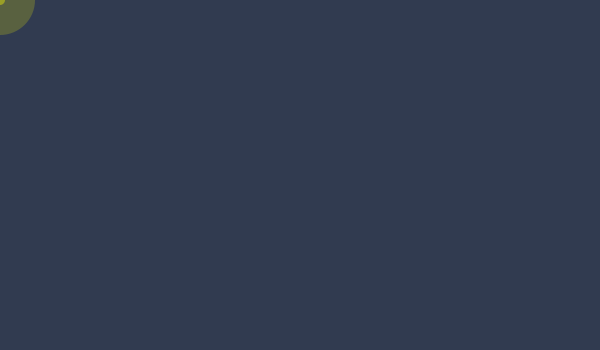
Frame 1 (no input)
Frame 60 (the mouse pressed at the canvas centre just before this capture): identical to frame 1, image omitted
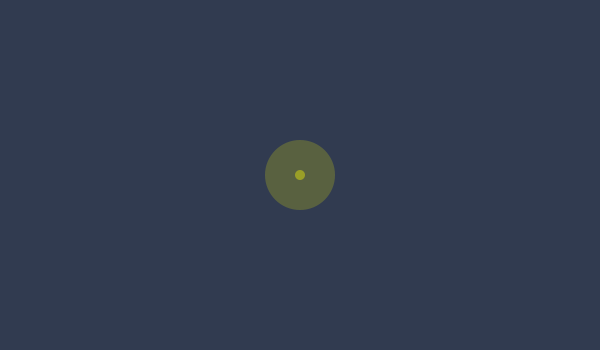
Frame 120 (the mouse held since frame 60 and released just before this capture)

The Processing sketch that drew these frames (run headless with seeded random() and noise(); from frame 60 on, the mouse is pressed at the canvas centre):

// Processing sketch: sketch1
// ── sketch1.pde

void setup(){
  size(600, 350);
  
}

void draw(){
  background(49, 59, 80);
  noStroke();
  fill(255, 255, 0, 50);
  ellipse(mouseX, mouseY, 70, 70);
  fill(255, 255, 0, 100);
  ellipse(mouseX, mouseY, 10, 10);
}
